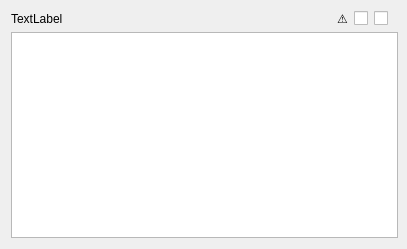
<?xml version="1.0" encoding="UTF-8"?>
<ui version="4.0">
 <class>DeviceListItem</class>
 <widget class="QWidget" name="DeviceListItem">
  <property name="geometry">
   <rect>
    <x>0</x>
    <y>0</y>
    <width>407</width>
    <height>249</height>
   </rect>
  </property>
  <property name="windowTitle">
   <string>Form</string>
  </property>
  <property name="toolTip">
   <string/>
  </property>
  <layout class="QGridLayout" name="gridLayout" columnstretch="10,0,0,0">
   <property name="rightMargin">
    <number>9</number>
   </property>
   <item row="0" column="2">
    <layout class="QHBoxLayout" name="horizontalLayout">
     <property name="rightMargin">
      <number>4</number>
     </property>
     <item>
      <widget class="QCheckBox" name="enable">
       <property name="toolTip">
        <string>Enable</string>
       </property>
       <property name="text">
        <string/>
       </property>
      </widget>
     </item>
     <item>
      <widget class="QCheckBox" name="reverse">
       <property name="toolTip">
        <string>Reverse</string>
       </property>
       <property name="text">
        <string/>
       </property>
      </widget>
     </item>
    </layout>
   </item>
   <item row="1" column="0" colspan="4">
    <widget class="QTableWidget" name="zones">
     <property name="sizePolicy">
      <sizepolicy hsizetype="Preferred" vsizetype="Expanding">
       <horstretch>0</horstretch>
       <verstretch>0</verstretch>
      </sizepolicy>
     </property>
    </widget>
   </item>
   <item row="0" column="0" alignment="Qt::AlignLeft">
    <widget class="QLabel" name="device_name">
     <property name="maximumSize">
      <size>
       <width>16777215</width>
       <height>16777215</height>
      </size>
     </property>
     <property name="text">
      <string>TextLabel</string>
     </property>
    </widget>
   </item>
   <item row="0" column="1">
    <widget class="QLabel" name="danger_not_direct">
     <property name="toolTip">
      <string>This device doesn't have direct mode
Using an effect on a device WILL damage the flash or controller</string>
     </property>
     <property name="text">
      <string>⚠</string>
     </property>
    </widget>
   </item>
  </layout>
 </widget>
 <resources/>
 <connections/>
</ui>
